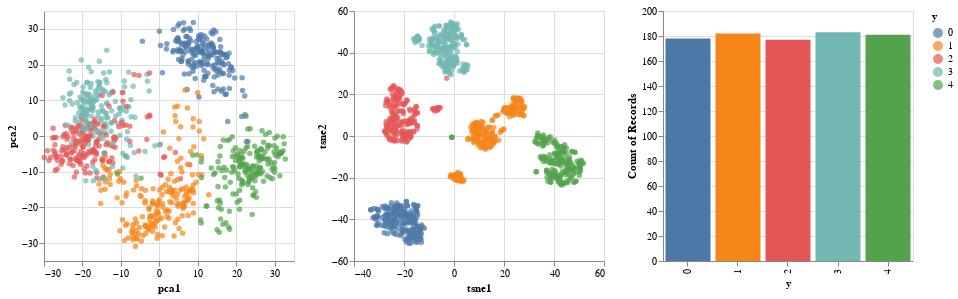

The code cell stored with this chart in its notebook:
### Code cell
X_dig, y_dig = load_digits(n_class=5, return_X_y=True)
plot_multidimensional(X_dig, y_dig)

### Figure 1 — Vega-Lite specification as saved in the notebook (floating-point values rounded to 4 significant figures; data arrays with more than 128 entries replaced by an {"elided": "..."} marker saying what was removed)
{"config": {"view": {"continuousWidth": 400, "continuousHeight": 300}}, "hconcat": [{"mark": "circle", "encoding": {"color": {"condition": {"type": "nominal", "field": "y", "selection": "selector005"}, "value": "lightgray"}, "x": {"type": "quantitative", "field": "pca1"}, "y": {"type": "quantitative", "field": "pca2"}}, "height": 250, "selection": {"selector005": {"type": "interval", "resolve": "global"}}, "width": 250}, {"mark": "circle", "encoding": {"color": {"condition": {"type": "nominal", "field": "y", "selection": "selector005"}, "value": "lightgray"}, "x": {"type": "quantitative", "field": "tsne1"}, "y": {"type": "quantitative", "field": "tsne2"}}, "height": 250, "selection": {"selector005": {"type": "interval", "resolve": "global"}}, "width": 250}, {"mark": "bar", "encoding": {"color": {"type": "nominal", "field": "y"}, "x": {"type": "nominal", "field": "y"}, "y": {"type": "quantitative", "aggregate": "count", "field": "y"}}, "height": 250, "transform": [{"filter": {"selection": "selector005"}}], "width": 250}], "data": {"name": "data-eebdc590879a39a2522bfde13fcf5ee8"}, "$schema": "https://vega.github.io/schema/vega-lite/v4.0.2.json", "datasets": {"data-eebdc590879a39a2522bfde13fcf5ee8": {"elided": "901 records"}}}
